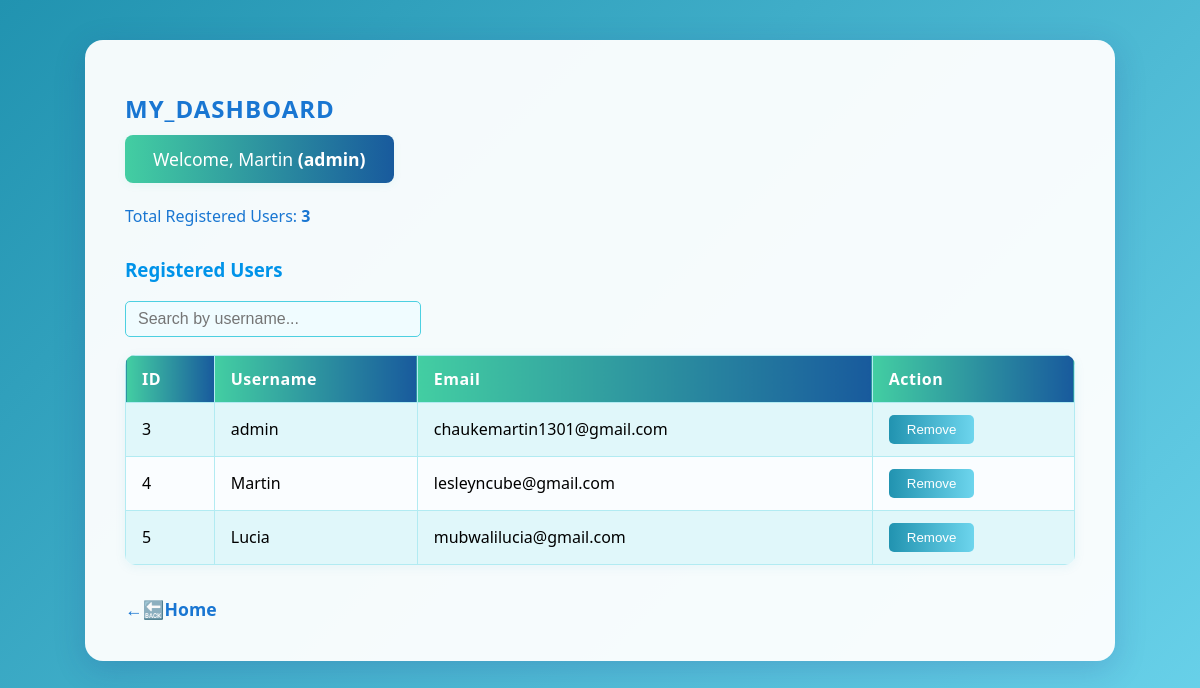
/admin (signed in), run on the app's committed database.
### tables this page shows
CREATE TABLE users (
    id INTEGER PRIMARY KEY AUTOINCREMENT,
    username TEXT NOT NULL,
    email TEXT NOT NULL,
    password TEXT NOT NULL
    , is_admin INTEGER DEFAULT 0);

### app.py (the view, shortened to what this page needs)
@app.route("/admin", methods=["GET", "POST"])
@admin_required
def admin_dashboard():
    conn = get_db_connection()
    users = conn.execute("SELECT * FROM users").fetchall()
    conn.close()
    return render_template("admin_dashboard.html", users=users)

### app.py (called while the page is built)
def get_db_connection():
    conn=sqlite3.connect(DATABASE)
    conn.row_factory=sqlite3.Row
    return conn

def admin_required(f):
    @wraps(f)
    def wrapper(*args, **kwargs):
        if "user_id" not in session:
            flash("Please log in to continue.", "warning")
            return redirect(url_for("login"))
        conn = get_db_connection()
        user = conn.execute("SELECT * FROM users WHERE id = ?", (session["user_id"],)).fetchone()
        conn.close()
        if not user or user["is_admin"] != 1:
            flash("Admin access required.", "danger")
            return redirect(url_for("home"))
        return f(*args, **kwargs)
    return wrapper

### templates/admin_dashboard.html (shortened to what this page needs)
<!DOCTYPE html>
<html>
<head>
</head>
<body>
    <div class="dashboard-container">
        <h2>MY_DASHBOARD</h2>
        <div class="welcome">
            Welcome, Martin <strong>({{ session.username }})</strong>
        </div>
        <div class="user-count">
            Total Registered Users: <strong>{{ users|length }}</strong>
        </div>
        <h3>Registered Users</h3>
        <input type="text" id="searchInput" placeholder="Search by username...">
        <table>
            <tr>
                <th>ID</th><th>Username</th><th>Email</th><th>Action</th>
            </tr>
            {% for user in users %}
            <tr>
                <td>{{ user.id }}</td>
                <td>{{ user.username }}</td>
                <td>{{ user.email }}</td>
                <td>
                    <form method="post" style="display:inline;">
                        <button type="submit" class="remove-btn" onclick="return confirm('Are you sure you want to remove {{ user.username }}?');">Remove</button>
                    </form>
                </td>
            </tr>
            {% endfor %}
        </table>
        <a href="{{ url_for('home') }}" class="back-link">&larr;🔙Home</a>
    </div>
</body>
</html>

### templates/admin_dashboard.html (style rules this page uses)
body { font-family: 'Segoe UI', Arial, sans-serif; margin: 0; padding: 0; background: linear-gradient(135deg, #2193b0 0%, #6dd5ed 100%); min-height: 100vh; }
.dashboard-container { max-width: 950px; margin: 40px auto; background: rgba(255,255,255,0.95); border-radius: 18px; box-shadow: 0 8px 32px 0 rgba(31, 38, 135, 0.18); padding: 32px 40px 40px 40px; }
h2 { color: #1976d2; letter-spacing: 1px; margin-bottom: 10px; }
.welcome { background: linear-gradient(90deg, #43cea2 0%, #185a9d 100%); color: #fff; padding: 12px 28px; border-radius: 8px; margin-bottom: 22px; display: inline-block; font-size: 1.1em; box-shadow: 0 2px 8px rgba(67,206,162,0.08); }
.user-count { margin-bottom: 18px; color: #1976d2; font-weight: 500; }
h3 { color: #0093e9; margin-top: 30px; }
#searchInput { margin-bottom: 18px; padding: 8px 12px; width: 270px; border: 1px solid #4dd0e1; border-radius: 5px; outline: none; background: #f0fcff; color: #1976d2; font-size: 1em; }
table { border-collapse: collapse; width: 100%; background: #fafdff; margin-bottom: 22px; border-radius: 10px; overflow: hidden; box-shadow: 0 2px 12px rgba(33,147,176,0.07); }
th, td { border: 1px solid #b2ebf2; padding: 12px 16px; text-align: left; }
th { background: linear-gradient(90deg, #43cea2 0%, #185a9d 100%); color: #fff; font-weight: 600; letter-spacing: 0.5px; }
tr:nth-child(even) { background: #e0f7fa; }
.remove-btn { background: linear-gradient(90deg, #2193b0 0%, #6dd5ed 100%); color: #fff; border: none; padding: 7px 18px; border-radius: 5px; cursor: pointer; font-weight: 500; transition: background 0.2s; }
.back-link { text-decoration: none; color: #1976d2; font-weight: bold; font-size: 1.1em; margin-top: 10px; display: inline-block; }

### data on the page
users: username "admin", id "3", email "chaukemartin1301@gmail.com"
users: id "4", username "Martin", email "lesleyncube@gmail.com"
users: id "5", username "Lucia", email "mubwalilucia@gmail.com"

### other printed values
{{ users|length }} "3"
